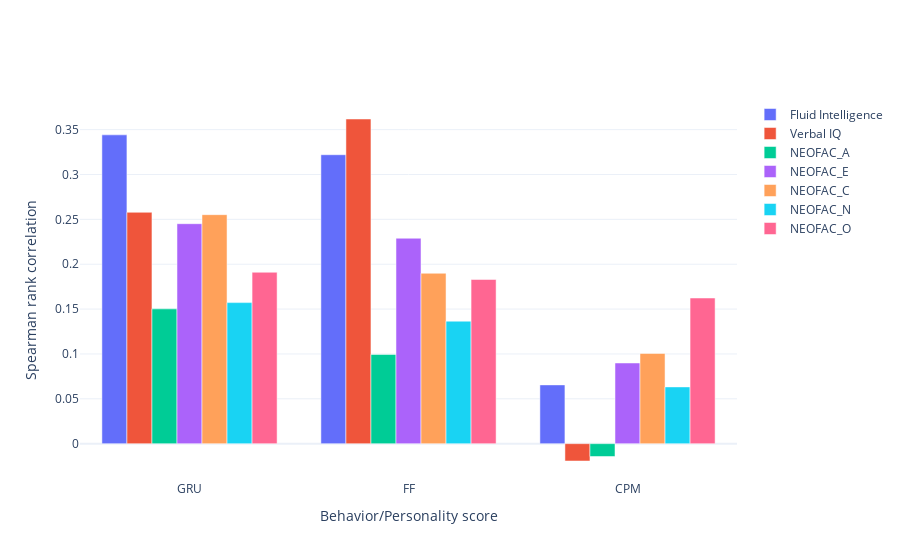

The notebook cell saved with this chart:
### Code cell
fig = go.Figure()
for bhv in select_bhv:
    y = []
    x = []
    for model in models:
        x.append(model.upper())
        y.append(test_acc[model][bhv])
    bar = go.Bar(name = pretty_bhv[bhv],
                 x = x, y = y)
    fig.add_trace(bar)
    
fig.update_layout(barmode = 'group')
fig.update_xaxes(title_text = 'Behavior/Personality score')
fig.update_yaxes(title_text = pretty_score)
fig.show()

### Figure 1 — Plotly figure (JSON) as saved in the notebook; plotly's stock layout.template omitted (floating-point values rounded to 4 significant figures)
{"data": [{"name": "Fluid Intelligence", "type": "bar", "x": ["GRU", "FF", "CPM"], "y": [0.3442, 0.322, 0.06551]}, {"name": "Verbal IQ", "type": "bar", "x": ["GRU", "FF", "CPM"], "y": [0.2579, 0.3619, -0.01933]}, {"name": "NEOFAC_A", "type": "bar", "x": ["GRU", "FF", "CPM"], "y": [0.1502, 0.09942, -0.0143]}, {"name": "NEOFAC_E", "type": "bar", "x": ["GRU", "FF", "CPM"], "y": [0.2452, 0.229, 0.08992]}, {"name": "NEOFAC_C", "type": "bar", "x": ["GRU", "FF", "CPM"], "y": [0.2552, 0.1899, 0.1006]}, {"name": "NEOFAC_N", "type": "bar", "x": ["GRU", "FF", "CPM"], "y": [0.1572, 0.1365, 0.06326]}, {"name": "NEOFAC_O", "type": "bar", "x": ["GRU", "FF", "CPM"], "y": [0.191, 0.183, 0.1623]}], "layout": {"barmode": "group", "xaxis": {"title": {"text": "Behavior/Personality score"}}, "yaxis": {"title": {"text": "Spearman rank correlation"}}}}
